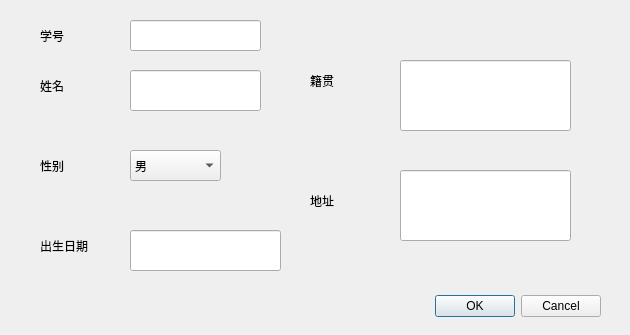
<?xml version="1.0" encoding="UTF-8"?>
<ui version="4.0">
 <class>Dialog</class>
 <widget class="QDialog" name="Dialog">
  <property name="geometry">
   <rect>
    <x>0</x>
    <y>0</y>
    <width>630</width>
    <height>335</height>
   </rect>
  </property>
  <property name="windowTitle">
   <string>Dialog</string>
  </property>
  <widget class="QDialogButtonBox" name="buttonBox">
   <property name="geometry">
    <rect>
     <x>260</x>
     <y>290</y>
     <width>341</width>
     <height>32</height>
    </rect>
   </property>
   <property name="orientation">
    <enum>Qt::Horizontal</enum>
   </property>
   <property name="standardButtons">
    <set>QDialogButtonBox::Cancel|QDialogButtonBox::Ok</set>
   </property>
  </widget>
  <widget class="QLabel" name="label">
   <property name="geometry">
    <rect>
     <x>40</x>
     <y>20</y>
     <width>111</width>
     <height>31</height>
    </rect>
   </property>
   <property name="text">
    <string>学号</string>
   </property>
  </widget>
  <widget class="QLabel" name="label_2">
   <property name="geometry">
    <rect>
     <x>40</x>
     <y>60</y>
     <width>111</width>
     <height>51</height>
    </rect>
   </property>
   <property name="text">
    <string>姓名</string>
   </property>
  </widget>
  <widget class="QLabel" name="label_3">
   <property name="geometry">
    <rect>
     <x>40</x>
     <y>150</y>
     <width>91</width>
     <height>31</height>
    </rect>
   </property>
   <property name="text">
    <string>性别</string>
   </property>
  </widget>
  <widget class="QLabel" name="label_4">
   <property name="geometry">
    <rect>
     <x>40</x>
     <y>230</y>
     <width>91</width>
     <height>31</height>
    </rect>
   </property>
   <property name="text">
    <string>出生日期</string>
   </property>
  </widget>
  <widget class="QLabel" name="label_7">
   <property name="geometry">
    <rect>
     <x>310</x>
     <y>180</y>
     <width>91</width>
     <height>41</height>
    </rect>
   </property>
   <property name="text">
    <string>地址</string>
   </property>
  </widget>
  <widget class="QLineEdit" name="lineEdit">
   <property name="geometry">
    <rect>
     <x>130</x>
     <y>20</y>
     <width>131</width>
     <height>31</height>
    </rect>
   </property>
  </widget>
  <widget class="QLineEdit" name="lineEdit_2">
   <property name="geometry">
    <rect>
     <x>130</x>
     <y>70</y>
     <width>131</width>
     <height>41</height>
    </rect>
   </property>
  </widget>
  <widget class="QComboBox" name="comboBox">
   <property name="geometry">
    <rect>
     <x>130</x>
     <y>150</y>
     <width>91</width>
     <height>31</height>
    </rect>
   </property>
   <item>
    <property name="text">
     <string>男</string>
    </property>
   </item>
   <item>
    <property name="text">
     <string>女</string>
    </property>
   </item>
  </widget>
  <widget class="QLineEdit" name="lineEdit_3">
   <property name="geometry">
    <rect>
     <x>130</x>
     <y>230</y>
     <width>151</width>
     <height>41</height>
    </rect>
   </property>
  </widget>
  <widget class="QLineEdit" name="lineEdit_4">
   <property name="geometry">
    <rect>
     <x>400</x>
     <y>60</y>
     <width>171</width>
     <height>71</height>
    </rect>
   </property>
  </widget>
  <widget class="QLineEdit" name="lineEdit_5">
   <property name="geometry">
    <rect>
     <x>400</x>
     <y>170</y>
     <width>171</width>
     <height>71</height>
    </rect>
   </property>
  </widget>
  <widget class="QLabel" name="label_8">
   <property name="geometry">
    <rect>
     <x>310</x>
     <y>60</y>
     <width>91</width>
     <height>41</height>
    </rect>
   </property>
   <property name="text">
    <string>籍贯</string>
   </property>
  </widget>
 </widget>
 <resources/>
 <connections>
  <connection>
   <sender>buttonBox</sender>
   <signal>rejected()</signal>
   <receiver>Dialog</receiver>
   <slot>reject()</slot>
   <hints>
    <hint type="sourcelabel">
     <x>316</x>
     <y>260</y>
    </hint>
    <hint type="destinationlabel">
     <x>286</x>
     <y>274</y>
    </hint>
   </hints>
  </connection>
  <connection>
   <sender>buttonBox</sender>
   <signal>accepted()</signal>
   <receiver>Dialog</receiver>
   <slot>accept()</slot>
   <hints>
    <hint type="sourcelabel">
     <x>248</x>
     <y>254</y>
    </hint>
    <hint type="destinationlabel">
     <x>157</x>
     <y>274</y>
    </hint>
   </hints>
  </connection>
 </connections>
</ui>
